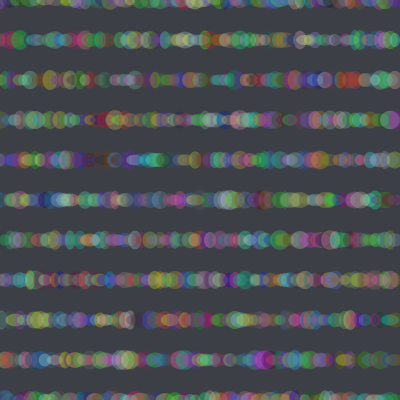
Frame 1 (no input)
Frame 60 (the mouse pressed at the canvas centre just before this capture): identical to frame 1, image omitted
Frame 120 (the mouse held since frame 60 and released just before this capture): identical to frame 1, image omitted

The Processing sketch that drew this single still picture (run headless with seeded random() and noise(); from frame 60 on, the mouse is pressed at the canvas centre):

// Processing sketch: processing_37514
// ── processing_37514.pde

//Cristina Mele
// cmele@andrew.cmu.edu
// Copyright © Cristina Mele
// September 2011 
// Pittsburgh Pa, 15221 
// All Rights Reserved


color randomCol;
int x,y;


void setup()
{
  size (400,400);
  background (60,63,69);
  smooth();
  
  x=0;
  y=0;

}

void draw()
{
  
 
  noStroke();
  while(x<=width+50 && y<=height+50)
  {
   color randomCol = color(random(256), random(255), random(256), 75);
   fill(randomCol);
   ellipse (x, y, random (10, 20), random (10, 20));
   x = x+5;
   if (x == width)
    {
      x = 0;
      y = y+40;
    }
  }
  
 
 
 
}
